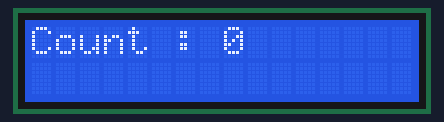
Bench run of a sketch on a simulated Arduino Uno, built with avr-gcc and run on an emulated ATmega328P. Shown: 16×2 character LCD.

Above: at 0.1 s.
At 5.1 s:
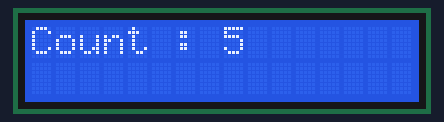
At 10.1 s:
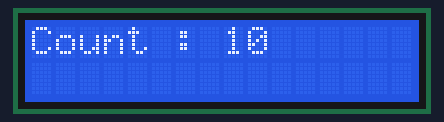
At 19.1 s:
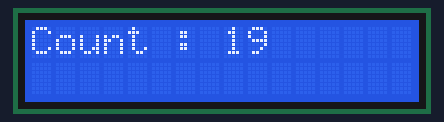
At 29.1 s:
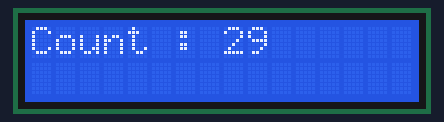
At 39.1 s:
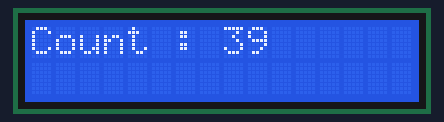

Measured:
- what the display in image 1 shows lasts 1.0 s, from 5.0 s to 6.0 s

The sketch:

lcd101.ino
```cpp
#include <Wire.h>
#include <LiquidCrystal_I2C.h>

LiquidCrystal_I2C lcd(0x27, 16, 2);
// lcd(I2C address, columns, rows);

void setup() {
  lcd.init();
  lcd.backlight();
}

void loop() {
  lcd.setCursor(0, 0);      // setCursor(column, row);
  lcd.print("Count : ");
  lcd.setCursor(8, 0);
  lcd.print(millis() / 1000);
}
```
